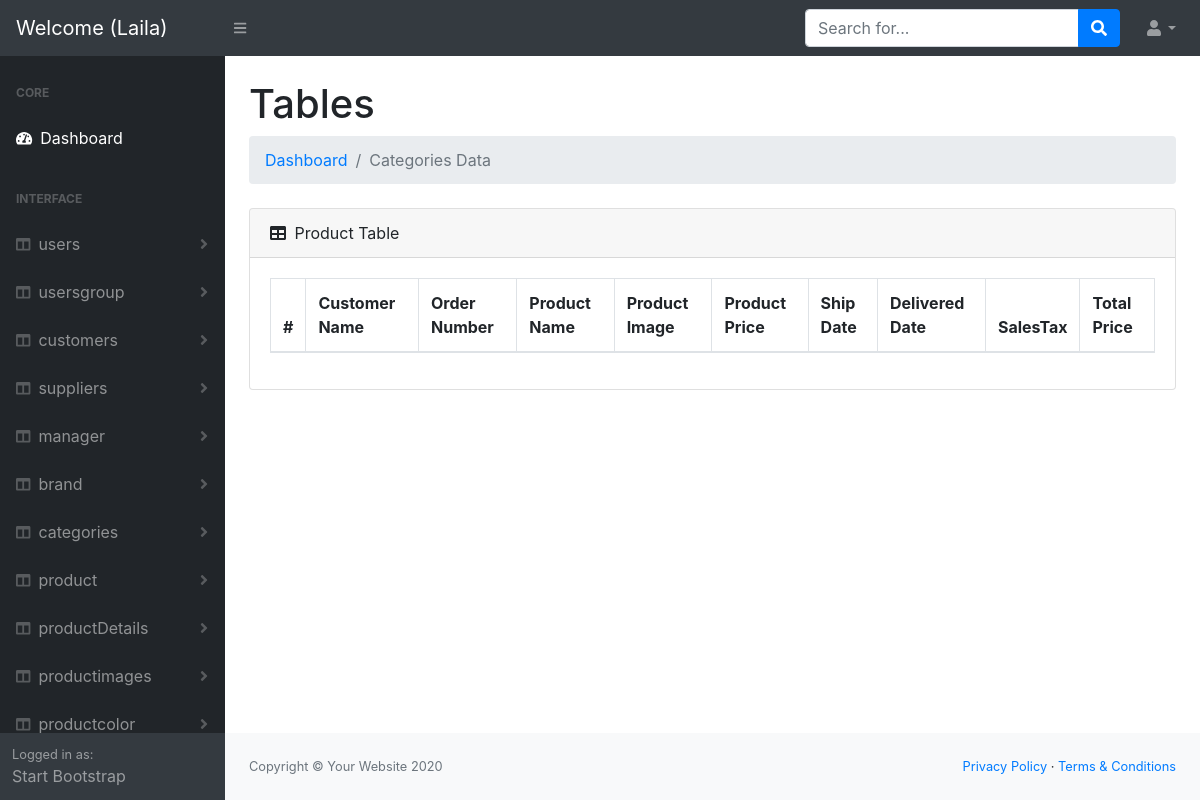
The app's page /Dashboard/admin/savedorderforcustomer/index.php (signed in), older data.
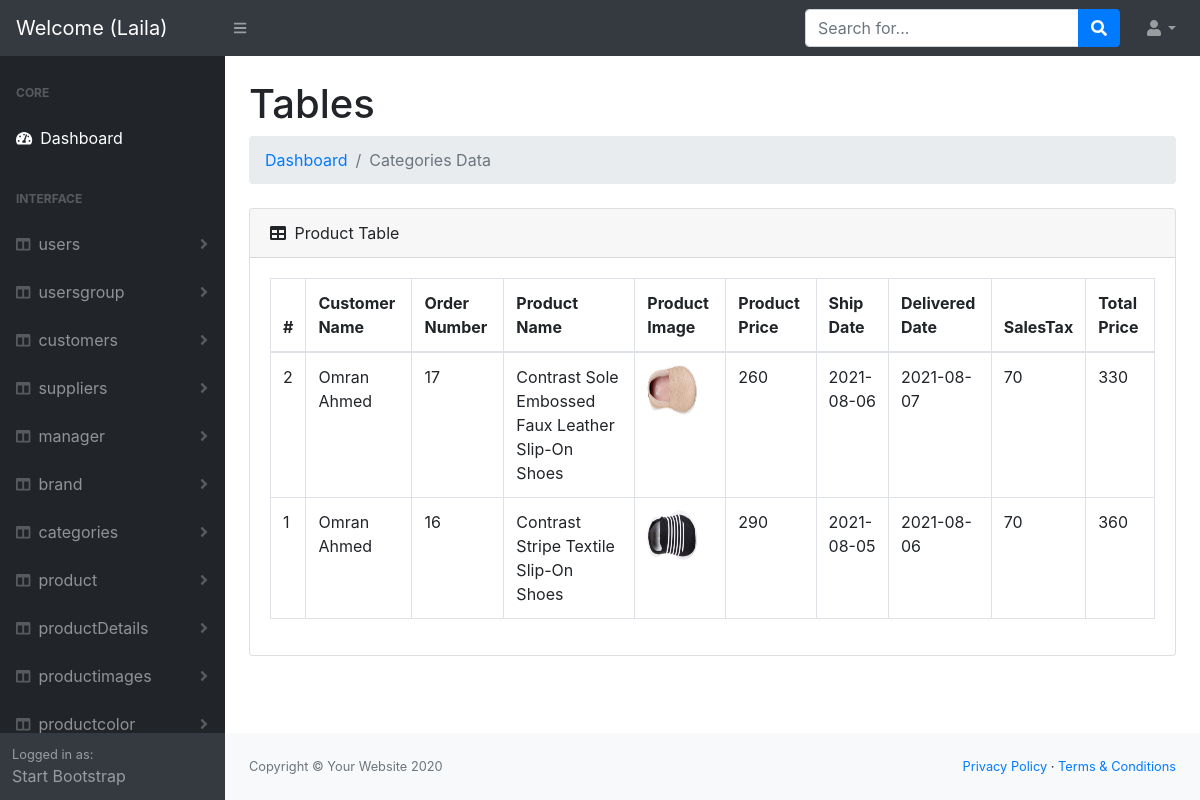
The same page, newer data.
### tables this page shows
CREATE TABLE `savedorderforcustomer` (
  `id` int(11) NOT NULL,
  `userid` int(11) NOT NULL,
  `orderNo` int(11) NOT NULL,
  `productName` varchar(100) NOT NULL,
  `firstImage` varchar(50) NOT NULL,
  `productPrice` int(11) NOT NULL,
  `shipDate` date NOT NULL,
  `deliveredDate` date NOT NULL,
  `SalesTax` int(11) NOT NULL,
  `Total Price` int(11) NOT NULL
);

CREATE TABLE `users` (
  `id` int(11) NOT NULL,
  `firstName` varchar(50) NOT NULL,
  `lastName` varchar(50) NOT NULL,
  `email` varchar(250) NOT NULL,
  `mobileNo` int(11) NOT NULL,
  `password` text NOT NULL,
  `group_id` int(11) NOT NULL
);

### Dashboard/admin/helpers/functions.php (called while the page is built, shortened)
<?php
function url($dis)
{
    return   $txt = "http://" . $_SERVER['HTTP_HOST'] . "/E-Store/Dashboard/admin/" . $dis;
}

### Dashboard/admin/savedorderforcustomer/index.php (the view, shortened to what this page needs)
<?php
include '../helpers/functions.php';
include '../helpers/dbconnection.php';
$sql = "SELECT `savedorderforcustomer`.*,`users`.`firstName`,`users`.`lastName` FROM `savedorderforcustomer` join `users` on `savedorderforcustomer`.`userid`=`users`.`id` ORDER BY `savedorderforcustomer`.`id` desc ";
$op  = mysqli_query($conn, $sql);
include '../header.php';
?>
<body class="sb-nav-fixed">
    <?php
    include '../nav.php';
    ?>
    <div id="layoutSidenav">
        <?php
        include '../sidNave.php';
        ?>
        <div id="layoutSidenav_content">
            <main>
                <div class="container-fluid">
                    <h1 class="mt-4">Tables</h1>
                    <ol class="breadcrumb mb-4">
                        <?php
                        if (isset($_SESSION['errors'])) {
                            foreach ($_SESSION['errors'] as $key =>  $value) {
                                echo '* ' . $key . ' : ' . $value . '<br>';
                            }
                            unset($_SESSION['errors']);
                        } else {
                        ?>
                            <li class="breadcrumb-item"><a href="index.html">Dashboard</a></li>
                            <li class="breadcrumb-item active">Categories Data</li>
                        <?php } ?>
                    </ol>
                    <div class="card mb-4">
                        <div class="card-header">
                            <i class="fas fa-table mr-1"></i>
                            Product Table
                        </div>
                        <div class="card-body">
                            <div class="table-responsive">
                                <table class="table table-bordered" id="dataTable" width="100%" cellspacing="0">
                                    <thead>
                                        <tr>
                                            <th>#</th>
                                            <th>Customer Name </th>
                                            <th>Order Number </th>
                                            <th>Product Name</th>
                                            <th>Product Image</th>
                                            <th>Product Price</th>
                                            <th>Ship Date</th>
                                            <th>Delivered Date</th>
                                            <th>SalesTax</th>
                                            <th>Total Price</th>
                                        </tr>
                                    </thead>
                                    <tbody>
                                        <?php
                                        while ($result = mysqli_fetch_assoc($op)) {
                                        ?>
                                            <tr>
                                                <td><?php echo $result['id']; ?></td>
                                                <td><?php echo $result['firstName'] . ' ' . $result['lastName']; ?></td>
                                                <td><?php echo $result['orderNo']; ?></td>
                                                <td><?php echo $result['productName']; ?></td>
                                                <td><img src='../productimages/uploads/<?php echo $result['firstImage']; ?>' width="50px" height="50px"></td>
                                                <td><?php echo $result['productPrice']; ?></td>
                                                <td><?php echo $result['shipDate']; ?></td>
                                                <td><?php echo $result['deliveredDate']; ?></td>
                                                <td><?php echo $result['SalesTax']; ?></td>
                                                <td><?php echo $result['Total Price']; ?></td>
                                            </tr>
                                        <?php } ?>
                                    </tbody>
                                </table>
                            </div>
                        </div>
                    </div>
                </div>
            </main>
            <?php
            include '../footer.php';
            ?>

### Dashboard/admin/header.php (shortened to what this page needs)
<!DOCTYPE html>
<html lang="en">
<head>
    <link href="<?php  echo url('css/styles.css');?>" rel="stylesheet" />
    <link href="https://cdn.datatables.net/1.10.20/css/dataTables.bootstrap4.min.css" rel="stylesheet" />
</head>

### Dashboard/admin/nav.php (shortened to what this page needs)
<nav class="sb-topnav navbar navbar-expand navbar-dark bg-dark">
    <span class="navbar-brand"> <?php echo 'Welcome (' . $_SESSION['User']['firstName'] . ')'; ?></span>
    <button class="btn btn-link btn-sm order-1 order-lg-0" id="sidebarToggle" href="#"><i class="fas fa-bars"></i></button>
    <form class="d-none d-md-inline-block form-inline ml-auto mr-0 mr-md-3 my-2 my-md-0">
        <div class="input-group">
            <input class="form-control" type="text" placeholder="Search for..." aria-label="Search" aria-describedby="basic-addon2" />
            <div class="input-group-append">
                <button class="btn btn-primary" type="button"><i class="fas fa-search"></i></button>
            </div>
        </div>
    </form>
    <ul class="navbar-nav ml-auto ml-md-0">
        <li class="nav-item dropdown">
            <a class="nav-link dropdown-toggle" id="userDropdown" href="#" role="button" data-toggle="dropdown" aria-haspopup="true" aria-expanded="false"><i class="fas fa-user fa-fw"></i></a>
        </li>
    </ul>
</nav>

### Dashboard/admin/sidNave.php (shortened to what this page needs)
<div id="layoutSidenav_nav">
    <nav class="sb-sidenav accordion sb-sidenav-dark" id="sidenavAccordion">
        <div class="sb-sidenav-menu">
            <div class="nav">
                <div class="sb-sidenav-menu-heading">Core</div>
                <a class="nav-link" href="index.php">
                    <div class="sb-nav-link-icon"><i class="fas fa-tachometer-alt"></i></div>
                    Dashboard
                </a>
                <div class="sb-sidenav-menu-heading">Interface</div>
                <?php
                   $sidArray = ['users', 'usersgroup', 'customers', 'suppliers', 'manager', 'brand', 'categories', 'product', 'productDetails', 'productimages', 'productcolor', 'productReview', 'productSizes', 'addtocard', 'whishlist', 'orders', 'orderdetails', 'orderproducts', 'ordershipper', 'contact', 'savedorderforcustomer'];
                   foreach ($sidArray as $key => $data) {
                   ?>
                    <a class="nav-link collapsed" href="#" data-toggle="collapse" data-target="#collapseLayouts<?php echo $key; ?>" aria-expanded="false" aria-controls="collapseLayouts<?php echo $key; ?>">
                        <div class="sb-nav-link-icon"><i class="fas fa-columns"></i></div>
                        <?php echo $data; ?>
                        <div class="sb-sidenav-collapse-arrow"><i class="fas fa-angle-down"></i></div>
                    </a>
                <?php } ?>
            </div>
        </div>
        <div class="sb-sidenav-footer">
            <div class="small">Logged in as:</div>
            Start Bootstrap
        </div>
    </nav>
</div>

### Dashboard/admin/footer.php (shortened to what this page needs)
           <footer class="py-4 bg-light mt-auto">
                <div class="container-fluid">
                    <div class="d-flex align-items-center justify-content-between small">
                        <div class="text-muted">Copyright &copy; Your Website 2020</div>
                        <div>
                            <a href="#">Privacy Policy</a> &middot;
                            <a href="#">Terms &amp; Conditions</a>
                        </div>
                    </div>
                </div>
            </footer>
        </div>
    </div>
</body>
</html>

Row changes from the older to the newer data that the page shows:
added savedorderforcustomer: id "2", userid.firstName "Omran", userid.lastName "Ahmed", orderNo "17", productName "Contrast Sole Embossed Faux Leather Slip-On Shoes", firstImage (picture), productPrice "260", shipDate "2021-08-06", deliveredDate "2021-08-07", SalesTax "70", Total Price "330"
added savedorderforcustomer: id "1", userid.firstName "Omran", userid.lastName "Ahmed", orderNo "16", productName "Contrast Stripe Textile Slip-On Shoes", firstImage (picture), productPrice "290", shipDate "2021-08-05", deliveredDate "2021-08-06", SalesTax "70", Total Price "360"
